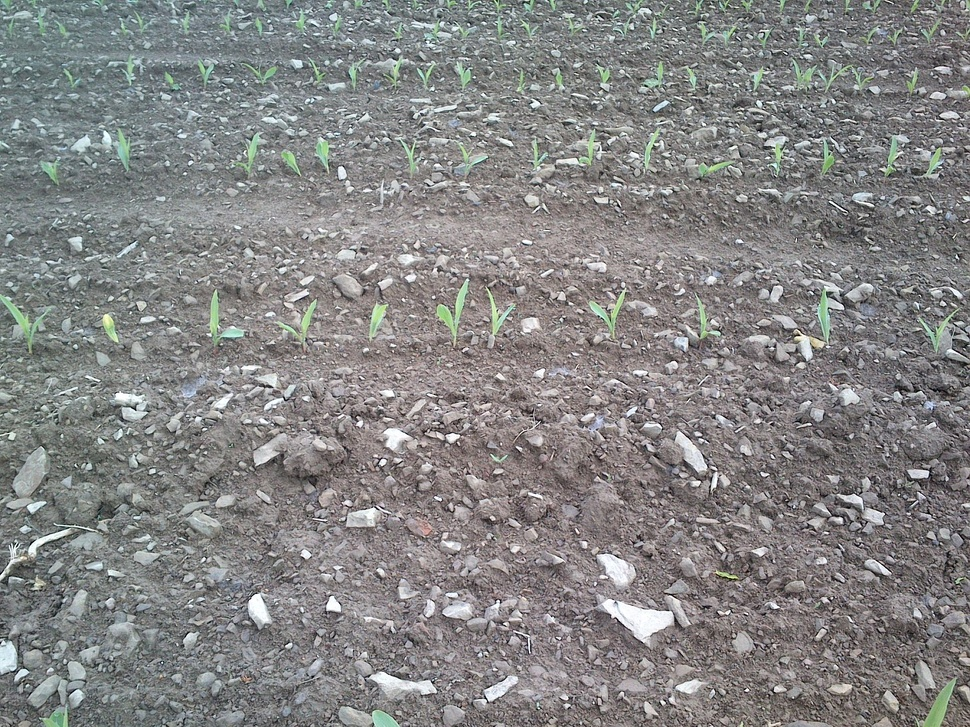
#> input picture 1.jpg, 970 x 727 px, shrunk from 1632 x 1224 before the run
$ python -i cv_functions.py   (imports and definitions only)
#> lines starting #> are read from the running program, lines starting #| are printed output that depends on the picture; after the words box and inside, x2 and y2 are one past the last pixel; in counts of white or black regions, pixels touching at a corner belong together
#> further down, picture is the input picture: shape (727, 970, 3); mean B, G, R 132, 132.6, 132.7
import streamlit as st
import cv2
import numpy as np

# Define constants for image processing
MIN_GREEN_HUE = 45
MAX_GREEN_HUE = 77
MIN_GREEN_SAT = 19
MAX_GREEN_SAT = 255
MIN_GREEN_VAL = 164
MAX_GREEN_VAL = 255

def process_image(img):
    # Convert the image to the HSV color space
    hsv = cv2.cvtColor(img, cv2.COLOR_BGR2HSV)
#> hsv: shape (727, 970, 3); mean H, S, V 81.4, 16.7, 136.8

    # Define the lower and upper bounds for green color
    lower_green = np.array([MIN_GREEN_HUE, MIN_GREEN_SAT, MIN_GREEN_VAL])
    upper_green = np.array([MAX_GREEN_HUE, MAX_GREEN_SAT, MAX_GREEN_VAL])

    # Create a mask to isolate the green regions
    mask = cv2.inRange(hsv, lower_green, upper_green)
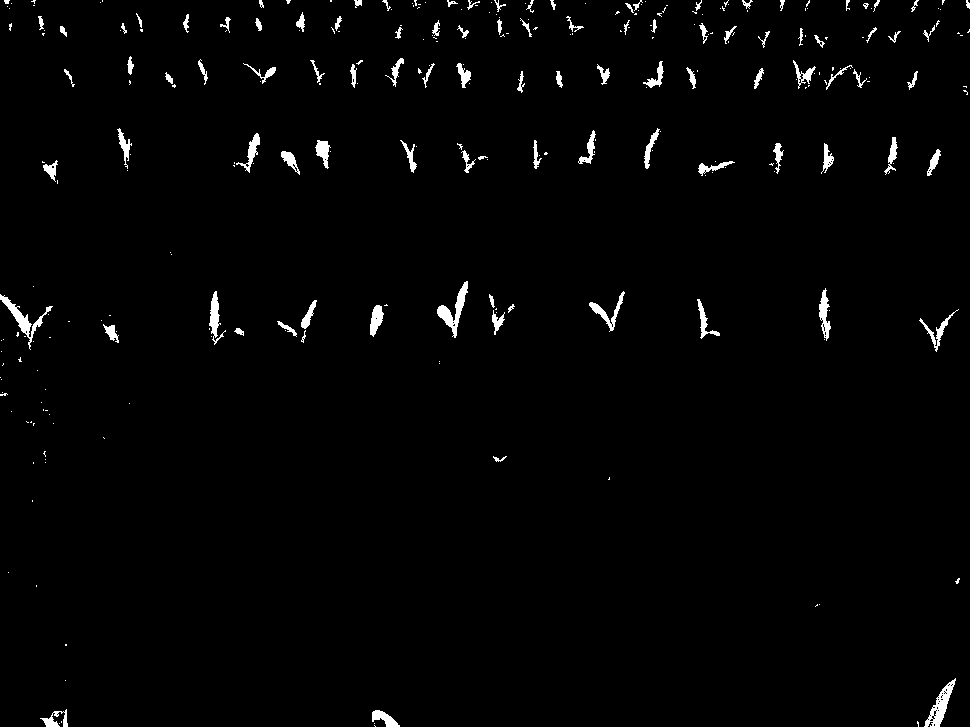
#> mask: shape (727, 970); 1.7% white; 294 white regions (195 under 20 px), largest, box (x1, y1, x2, y2) and area: (437, 281, 468, 338) 550, (0, 294, 53, 350) 540, (924, 678, 956, 727) 531

    # Apply morphological operations to the mask to clean up noise
    kernel = np.ones((5, 5), np.uint8)
    mask = cv2.erode(mask, kernel, iterations=2)
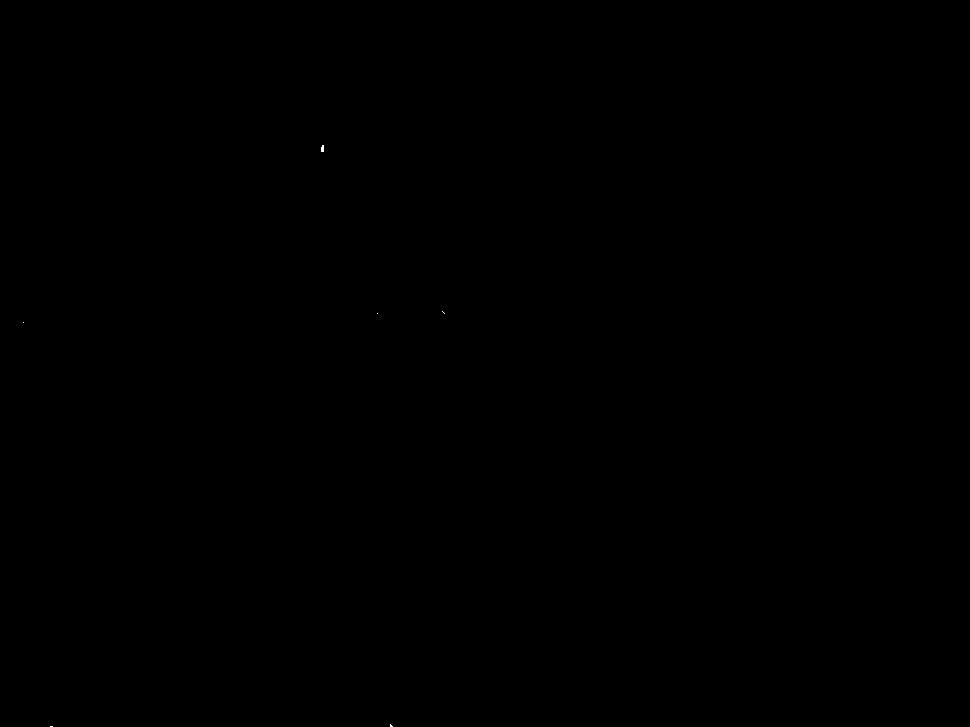
#> mask: shape (727, 970); 0% white in thin lines or dots, all inside (x1, y1, x2, y2) = (23, 145, 445, 727)
    mask = cv2.dilate(mask, kernel, iterations=2)
#> mask: shape (727, 970); 0.08% white; 6 white regions

    # Find contours in the mask
    contours, _ = cv2.findContours(mask, cv2.RETR_EXTERNAL, cv2.CHAIN_APPROX_SIMPLE)
#> contours = 6 contours; box (x1, y1, x2, y2) and area: (317, 141, 328, 156) 138, (438, 307, 449, 318) 96, (19, 318, 28, 327) 64, (373, 309, 382, 318) 64, (386, 720, 397, 727) 58, (46, 722, 57, 727) 40

    # Count the number of contours (plants)
    plant_count = len(contours)
#> plant_count = 6

    # Draw the contours on the original image
    img_with_contours = img.copy()
    cv2.drawContours(img_with_contours, contours, -1, (0, 255, 0), 2)
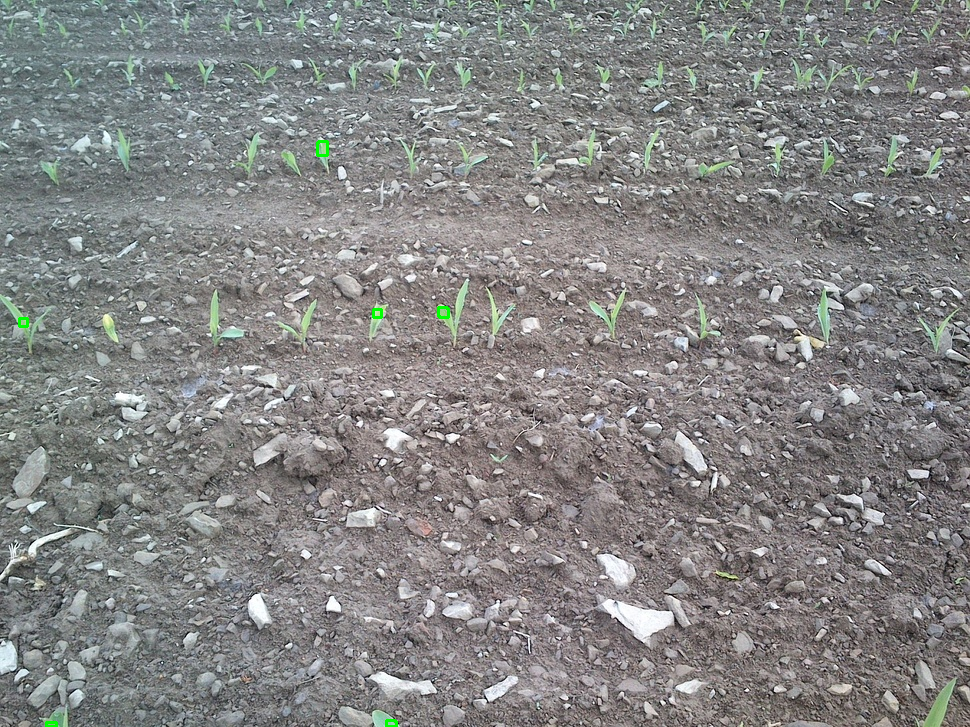
#> img_with_contours: shape (727, 970, 3); 0.08% of pixels changed, all inside (x1, y1, x2, y2) = (18, 140, 450, 727)

    return img_with_contours, plant_count

def main():
    st.title("Plant Counting App")

    uploaded_file = st.file_uploader("Choose an image...", type=["jpg", "png", "jpeg"])

    if uploaded_file is not None:
        img = cv2.imdecode(np.fromstring(uploaded_file.read(), np.uint8), cv2.IMREAD_COLOR)

        st.image(img, caption="Uploaded Image", use_column_width=True)

        if st.button("Process Image"):
            processed_img, plant_count = process_image(img)
            st.image(processed_img, caption=f"Processed Image (Plants: {plant_count})", use_column_width=True)

# [2 lines not run here, left out]

>>> import cv2
>>> picture = cv2.imread('1.jpg')
>>> result = process_image(picture)

$ run again, on 5.jpg
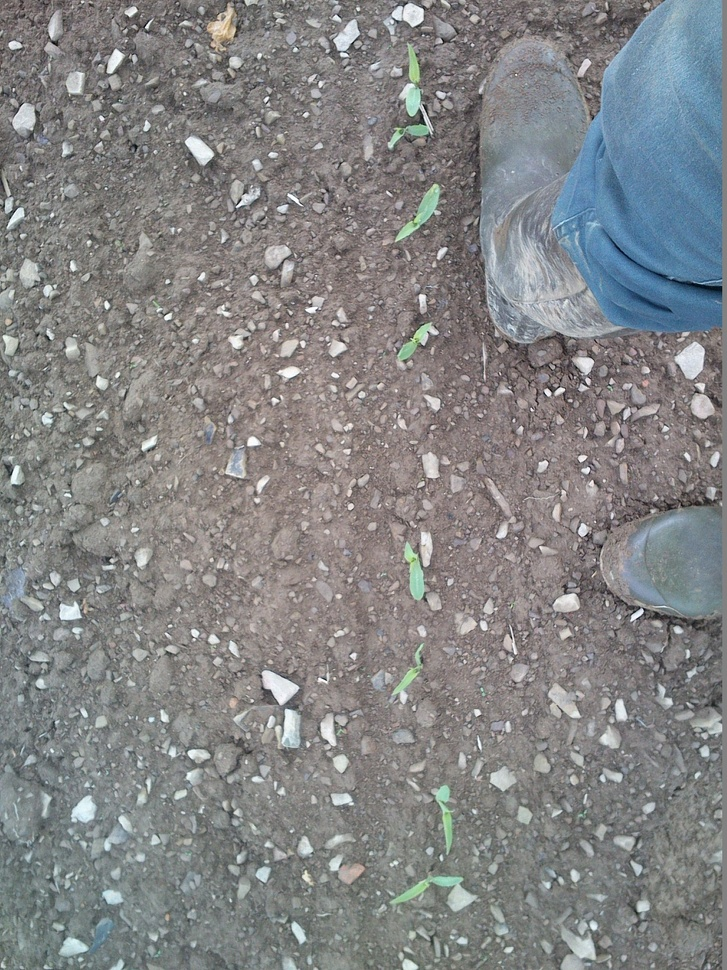
#> input picture 5.jpg, 727 x 970 px, shrunk from 1224 x 1632 before the run
#> picture is the input picture: shape (970, 727, 3); mean B, G, R 132.8, 132.1, 131.2
#> hsv: shape (970, 727, 3); mean H, S, V 63, 22.2, 138.4
#> in process_image, `mask = cv2.inRange(hsv, lower_green, upper_green)`:
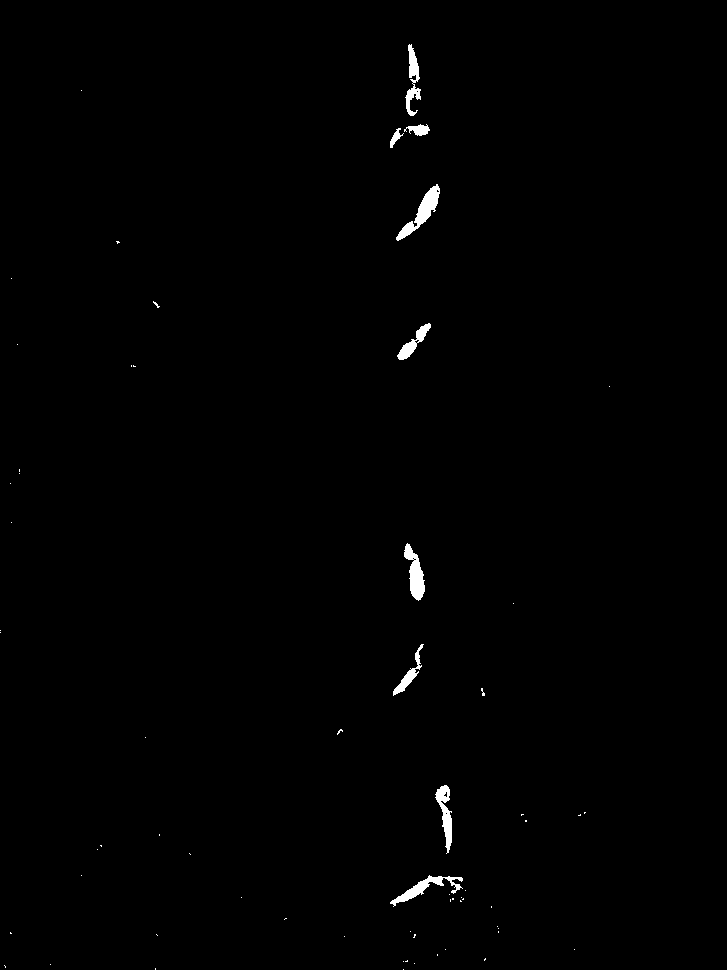
#> mask: shape (970, 727); 0.59% white; 65 white regions (56 under 20 px), largest, box (x1, y1, x2, y2) and area: (396, 184, 440, 241) 719, (404, 543, 425, 601) 623, (390, 875, 463, 907) 583
#> contours = 6 contours; box (x1, y1, x2, y2) and area: (417, 191, 438, 222) 388, (410, 564, 424, 597) 374, (415, 126, 426, 135) 80, (409, 66, 419, 75) 72, (443, 818, 452, 827) 64, (403, 345, 412, 354) 64
#> plant_count = 6
#> in process_image, `cv2.drawContours(img_with_contours, contours, -1, (0, 255, 0), 2)`:
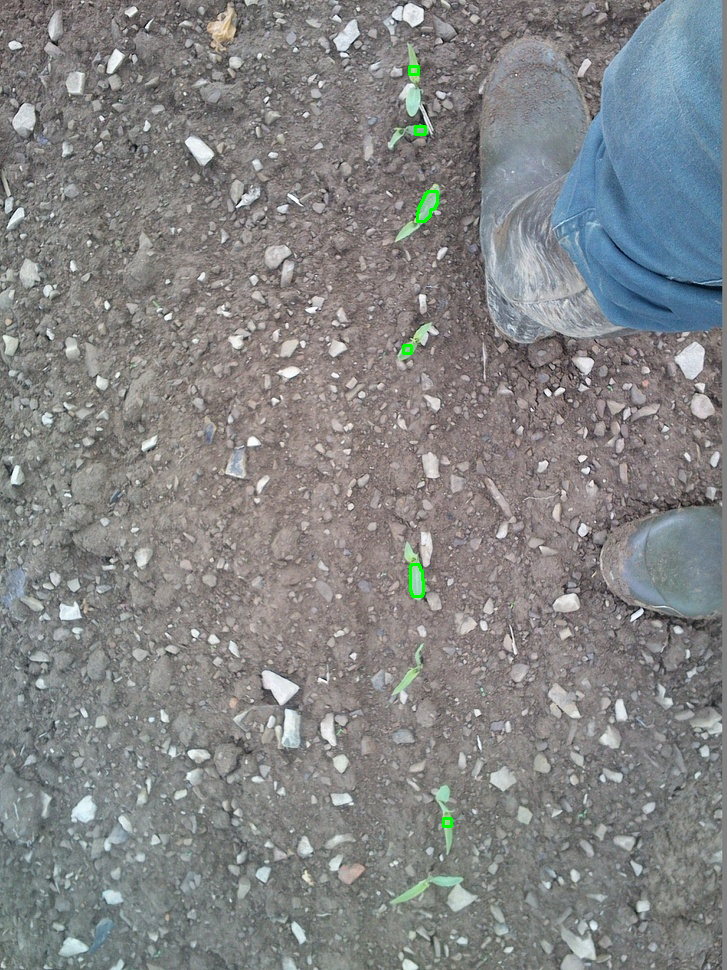
#> img_with_contours: shape (970, 727, 3); 0.13% of pixels changed, all inside (x1, y1, x2, y2) = (402, 65, 453, 828)
